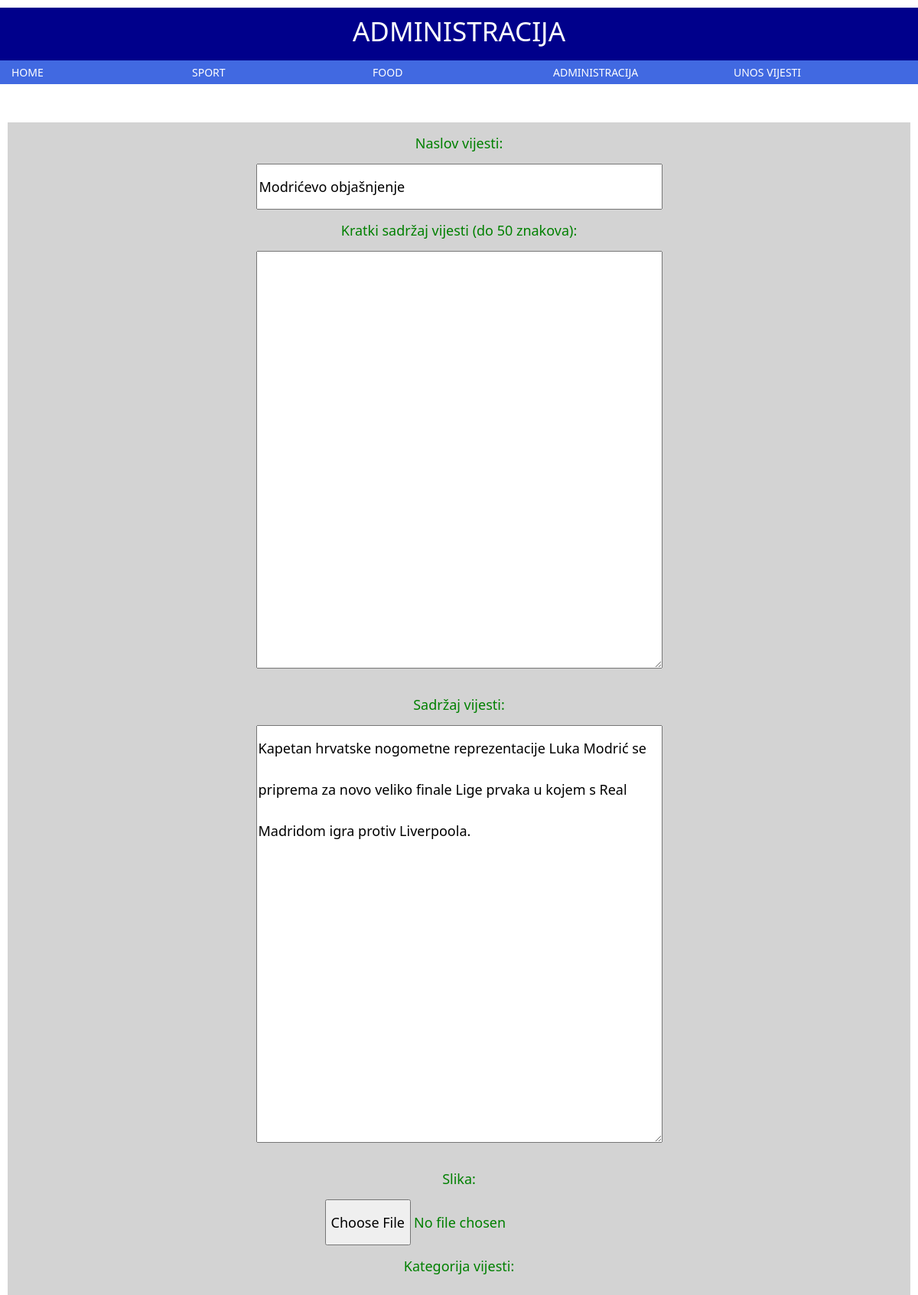
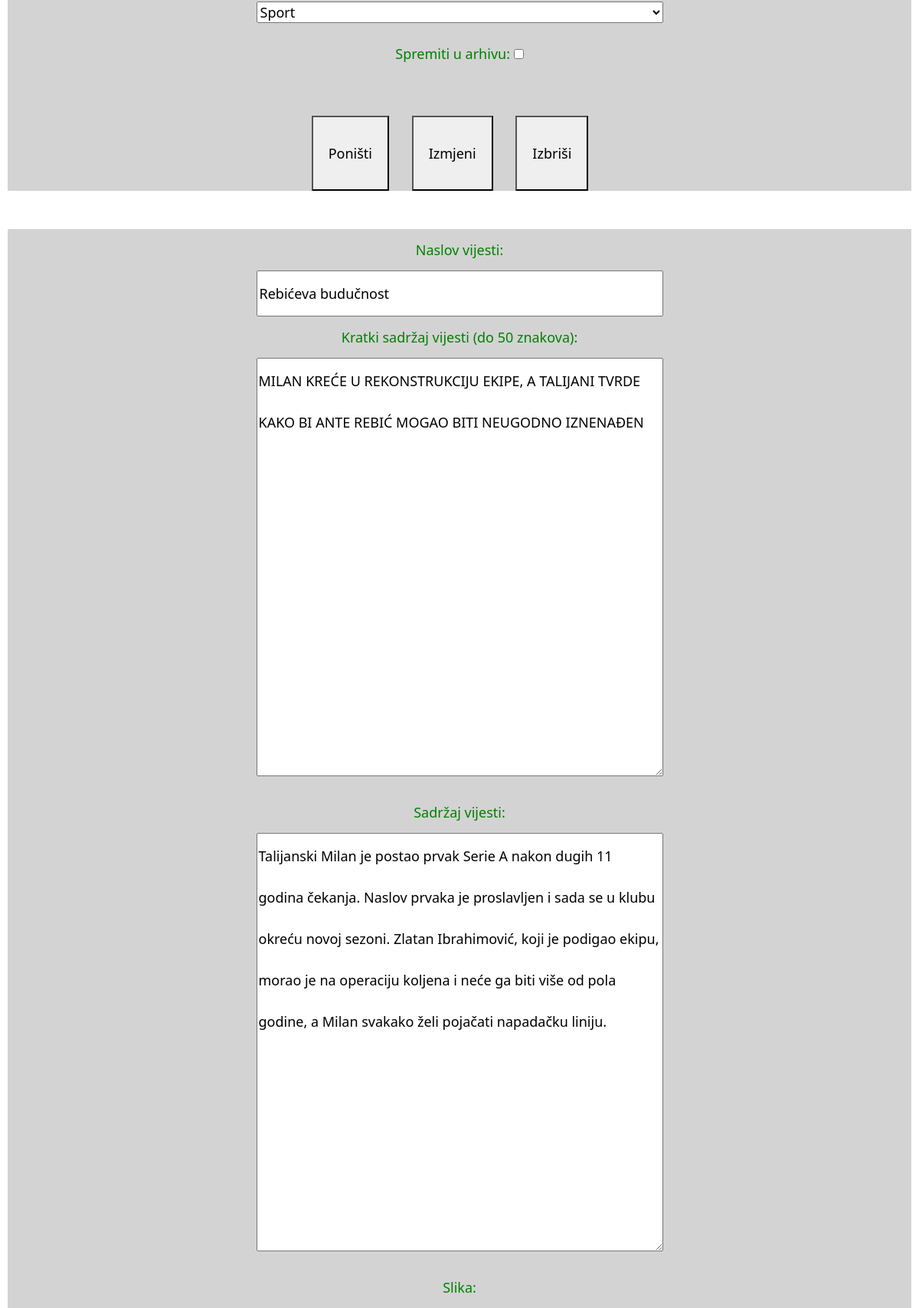
Screenshot of /folderB/administracija.php (upper part) with the database file from the repository (2 pictures, top to bottom).
### tables this page shows
CREATE TABLE `vijest` (
  `id` int(11) NOT NULL,
  `datum` varchar(32) NOT NULL,
  `naslov` varchar(64) NOT NULL,
  `sazetak` text NOT NULL,
  `tekst` text NOT NULL,
  `slika` varchar(64) NOT NULL,
  `kategorija` varchar(64) NOT NULL,
  `arhiva` tinyint(1) NOT NULL
);

### folderB/administracija.php (the view, shortened to what this page needs)
<!DOCTYPE html>
<html>
<head>
	<link   rel="stylesheet" type="text/css" href="../style.css">
	  <link rel="stylesheet"  href="../bootstrap-5.0.1-dist/css/bootstrap.min.css">
</head>
<body>
<main class="main">
<div class="row">
<header><h1>Administracija</h1>
</div>
<div class="row">
<nav id="navigacija" class="col-lg-12">
<ul><li><a href="../index.php">Home</a></li>
	<li><a href="../kategorije.php?kategorija=sport">Sport</a></li>
	<li><a href="../kategorije.php?kategorija=hrana">Food</a></li>
	<li><a href="../login.html">Administracija</a></li>
    <li><a href="unos.html">Unos Vijesti</a></li>
</ul>
</nav>
</div>
    <?php
$uspjesnaPrijava=true;
$admin=true;
 if ($uspjesnaPrijava == true && $admin == true){
$query = "SELECT * FROM vijest";
$result = mysqli_query($dbc, $query);
while($row = mysqli_fetch_array($result)) {
 echo '
 <div class="omotacForme">
 <form enctype="multipart/form-data" action="" method="POST">
 <label for="naslov">Naslov vijesti:</label><br/>
 <input type="text" name="naslov" id="naslov"
value="'.$row['naslov'].'"><br/>
 <label for="kratki_sadrzaj">Kratki sadržaj vijesti (do 50
znakova):</label><br/>
 <textarea name="kratki_sadrzaj" id="kratki_sadrzaj" cols="30" rows="10" class="formfield-textual">'.$row['sazetak'].'</textarea><br/>
 <label for="sadrzaj">Sadržaj vijesti:</label><br/>
 <textarea name="sadrzaj" id="sadrzaj" cols="30" rows="10" class="formfield-textual">'.$row['tekst'].'</textarea><br/>
 <label for="slika">Slika:</label><br/>
 <input type="file" class="input-text" id="photo"
value="'. UPLPATH . $row['slika'].'" name="slika"/><br/>
 <label for="kategorija">Kategorija vijesti:</label><br/>
 <select name="kategorija" id="kategorija" class="form-field-textual"
value="'.$row['kategorija'].'">
 <option value="sport">Sport</option>
 <option value="hrana">Hrana</option>
 </select><br/>
 <label>Spremiti u arhivu:
 ';
 if($row['arhiva'] == 0) {
 echo '<input type="checkbox" name="arhiva" id="arhiva"/><br/>';
 } else {
 echo '<input type="checkbox" name="arhiva" id="arhiva"
checked/><br/> ';
 }
 echo '
 </label><br/>
 <input type="hidden" name="id" class="form-field-textual"
value="'.$row['id'].'"><br/>
 <button class="gumbovi" type="reset" value="Poništi">Poništi</button>
 <button class="gumbovi" type="submit" name="update" value="Prihvati">
Izmjeni</button>
 <button class="gumbovi" type="submit" name="delete" value="Izbriši">
Izbriši</button>
 </div>
 </form>
 </div>'
 ;
}
?>
<?php
 } else if ($uspjesnaPrijava == true && $admin == false) {
 echo '<h2 style="text-align:center;font-size:36px;">Bok ' . $imeKorisnika . '! Uspješno ste prijavljeni, ali
niste administrator.</h2>';
 } else if (isset($_SESSION['$username']) && $_SESSION['$level'] == 0) {
 echo '<h2 style="text-align:center;font-size:36px;">Bok ' . $_SESSION['$username'] . '! Uspješno ste
prijavljeni, ali niste administrator.</h2>';
 } else if ($uspjesnaPrijava == false) {
 ?>
 <?php
 echo '<div style="width:100%;text-align:center;"><h2>Prijava nije prošla,morate se registrirati!</h2></div>';
 echo '<div style="width:100%;text-align:center;"><a style="font-size:18px;text-align:center;" href="../registracija.php">Link za registraciju</a></div>';
 }
?>
</main>
</body>
</html>

### style.css (style rules this page uses)
html { padding:10px; margin:0auto; font-family:Arial,"Times New Roman",sans-serif; font-size: 14px; }
header { width: 100%; background-color: darkblue; color: white; padding: 10px; }
h1 { text-align: center; text-transform: uppercase; }
#navigacija { width: 100%; background-color: royalblue; }
#navigacija a { display: block; color: white; text-transform: uppercase; padding: 5px; text-decoration: none; }
#navigacija ul { list-style-type: none; margin: 0; padding: 0; }
#navigacija li { float: left; width: 20%; }
.omotacForme { width: 100%; text-align: center; background-color: lightgray; color: green; margin-top: 50px; margin-bottom: 50px; font-size: 18px; }
#naslov,#kratki_sadrzaj,#sadrzaj,#kategorija { width: 45%; }
form { line-height: 3; }
#arhiva { padding: 5px; }
.gumbovi { padding: 20px; margin-right: 25px; }

### rows the page displays
vijest: naslov "Modrićevo objašnjenje", sadrzaj "Kapetan hrvatske nogometne reprezentacije Luka Modrić se priprema za novo veliko finale Lige prvaka u kojem s Real Madridom igra protiv Liverpoola.", kategorija "Sport"
vijest: naslov "Rebićeva budučnost", kratki_sadrzaj "MILAN KREĆE U REKONSTRUKCIJU EKIPE, A TALIJANI TVRDE KAKO BI ANTE REBIĆ MOGAO BITI NEUGODNO IZNENAĐEN", sadrzaj "Talijanski Milan je postao prvak Serie A nakon dugih 11 godina čekanja. Naslov prvaka je proslavljen i sada se u klubu okreću novoj sezoni. Zlatan Ibrahimović, koji je podigao ekipu, morao je na operaciju koljena i neće ga biti više od pola godine, a Milan svakako želi pojačati napadačku liniju."
